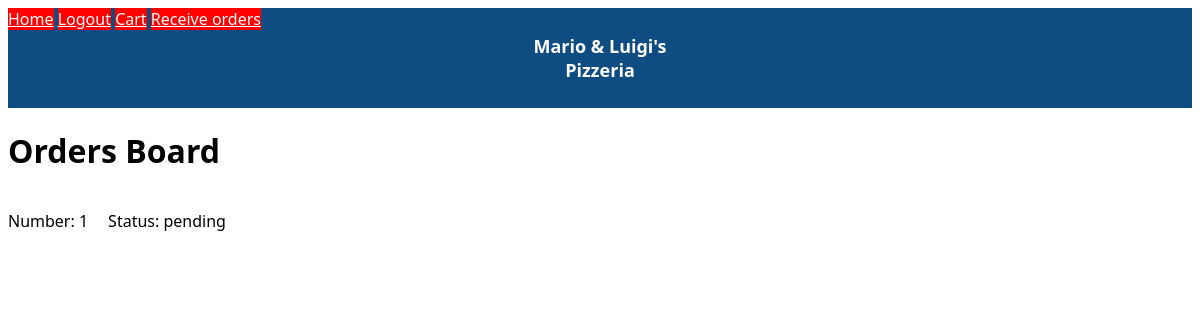
/orders-board (signed in), run on an earlier commit of the app's database.
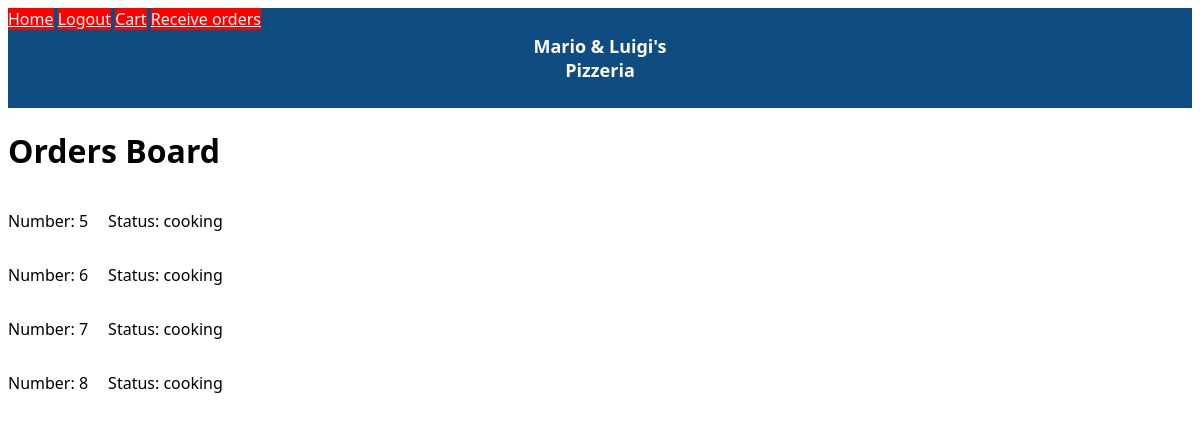
And on a later commit of the database.
### website/models.py (models this page shows)
class Order(db.Model):
    id = db.Column(db.Integer, primary_key=True)    #primary key
    date = db.Column(db.DateTime(timezone=True), default=func.now())  #current date
    user_id = db.Column(db.Integer, db.ForeignKey('user.id'))         #foreign key
    status = db.Column(db.String(150))
    orderedItems = db.Column(db.String(500))

### website/views.py (the view)
@views.route('/orders-board', methods=['GET'])
@login_required
def ordersBoard():
    allOrders = Order.query.all()
    return render_template("ordersBoard.html", user=current_user, orders=allOrders)

### website/templates/ordersBoard.html (shortened to what this page needs)
{% extends "base.html" %}
{% block content%}
    <h1> Orders Board</h1>
    {% for ord in orders %}
    <div class="order-on-board">
    <p>Number: {{ord.id}} </p>
    <p>Status: {{ord.status}} </p>
    </div>
    {% endfor %}
{% endblock %}

What changed in the data, as far as the page shows it:
removed Order: id "1", status "pending"
added Order: id "5", status "cooking"
added Order: id "6", status "cooking"
added Order: id "7", status "cooking"
added Order: id "8", status "cooking"
